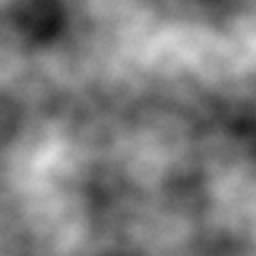
#> input picture dataset/new/notReady/rawFullsize/nonInverted/bh_128p/173_h.png, 128 x 128 px, given in place of 1_h.png, which was not available (shown 2 times larger)
$ python heightMapInverter.py
#> lines starting #> are read from the running program, lines starting #| are printed output that depends on the picture
import numpy as np
import os
import cv2 as cv
import matplotlib.pyplot as plt
import time

def invertMap(src, des, cnt):

#> called with cnt = 1
    hmap = cv.imread(src + str(cnt) + "_h.png", cv.IMREAD_GRAYSCALE)
#> hmap is the input picture: shape (128, 128); min 19, max 223, mean 126.6

    # inverting the height map to make brighter = taller
    height_map = cv.bitwise_not(hmap)
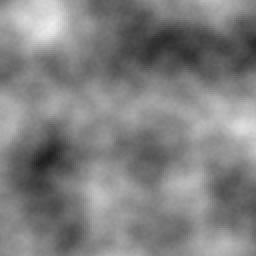
#> height_map: shape (128, 128) (shown 2 times larger); min 32, max 236, mean 128.4

    cv.imwrite(des + str(cnt) + "_h.png", height_map)


def batch(src, des):
    path, dirs, files = next(os.walk(src))

    for i in range(int(len(files) / 2)):

        invertMap(src, des, i+1)

        print("*** done contouring map " + str(i+1) + " ***")
#> pass 2 of the loop in batch, `for i in range(int(len(files) / 2)):`:
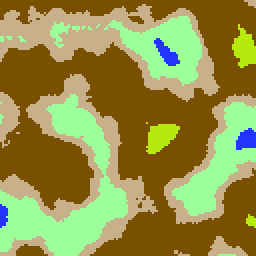
#> input picture dataset/new/notReady/rawFullsize/nonInverted/bh_128p/200_b.png, 128 x 128 px, given in place of 2_h.png, which was not available (shown 2 times larger)
#> in invertMap (call 2), `hmap = cv.imread(src + str(cnt) + "_h.png", cv.IMREAD_GRAYSCALE)`:
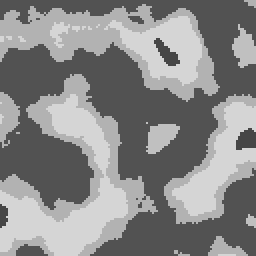
#> hmap: shape (128, 128) (shown 2 times larger); min 70, max 213, mean 137
#> in invertMap (call 2), `height_map = cv.bitwise_not(hmap)`:
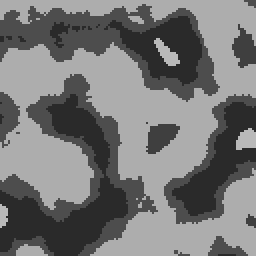
#> height_map: shape (128, 128) (shown 2 times larger); min 42, max 185, mean 118


def main():
    print("***|| Starting Inverter ||***")

    start = time.time()

    folderName = r"C:\Users\tobia\BA\map-synth-ba\dataset\new\notReady\rawFullsize\bh_128p/"
    destinationFolder = r"C:\Users\tobia\BA\map-synth-ba\dataset\new\notReady\rawFullsize\inverted_h_128p/"
    batch(folderName, destinationFolder)

    end = time.time()
    print("Done creating the maps after " + str(1000 * round((end - start), 5)) + "ms")
    print("***|| All done ||***")

if __name__ == "__main__":
    main()
